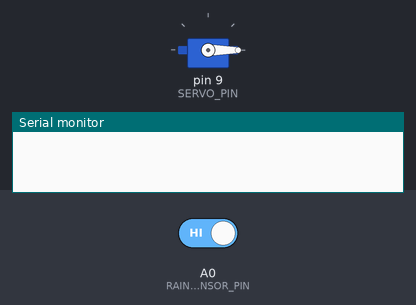
A sketch run on a simulated Arduino Uno, built with avr-gcc and run on an emulated ATmega328P. On the bench: servo, the last lines printed to the serial monitor. The inputs (shaded band) are chosen by the test bench; at power-on: A0 (RAIN_SENSOR_PIN) HIGH.

Above: at 1.2 s.
1.3 s: A0 (RAIN_SENSOR_PIN) driven LOW
At 2.4 s:
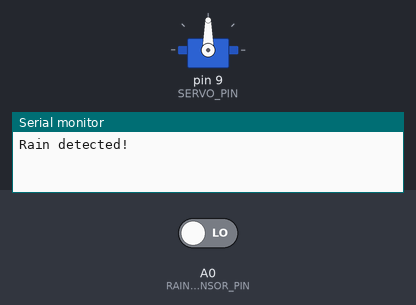
2.8 s: A0 (RAIN_SENSOR_PIN) driven HIGH
At 3.6 s:
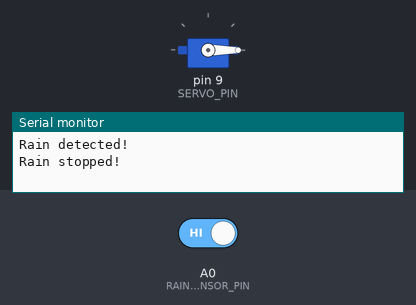
Timing chart, 0 to 5.8 s (numbered marks = the images above; inputs shaded):
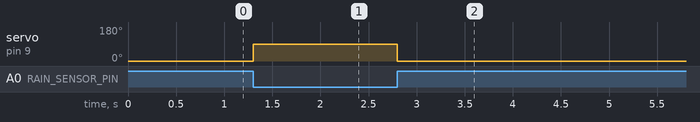

The sketch:

servo_based_wiper.ino
```cpp
#include <Servo.h>

#define RAIN_SENSOR_PIN A0 // Arduino pin connected to rain sensor's pin
#define SERVO_PIN       9  // Arduino pin connected to servo motor's pin

Servo servo; // create servo object to control a servo

// variables will change:
int angle = 0;          // the current angle of servo motor
int prev_rain_state;    // the previous state of rain sensor
int rain_state; // the current state of rain sensor

void setup() {
  Serial.begin(9600);                // initialize serial
  pinMode(RAIN_SENSOR_PIN, INPUT); // set arduino pin to input mode
  servo.attach(SERVO_PIN);           // attaches the servo on pin 9 to the servo object

  servo.write(angle);
  rain_state = digitalRead(RAIN_SENSOR_PIN);
}

void loop() {
  prev_rain_state = rain_state;             // save the last state
  rain_state = digitalRead(RAIN_SENSOR_PIN); // read new state

  if (rain_state == LOW && prev_rain_state == HIGH) { // pin state change: LOW -> HIGH
    Serial.println("Rain detected!");
    servo.write(90);
  }
  else
  if (rain_state == HIGH && prev_rain_state == LOW) { // pin state change: HIGH -> LOW
    Serial.println("Rain stopped!");
    servo.write(0);
  }
}
```

Measured:
- after the input at 1.3 s, servo on pin 9 (SERVO_PIN): 0° → 90° at once
- after the input at 2.8 s, servo on pin 9 (SERVO_PIN): 90° → 0° at once
